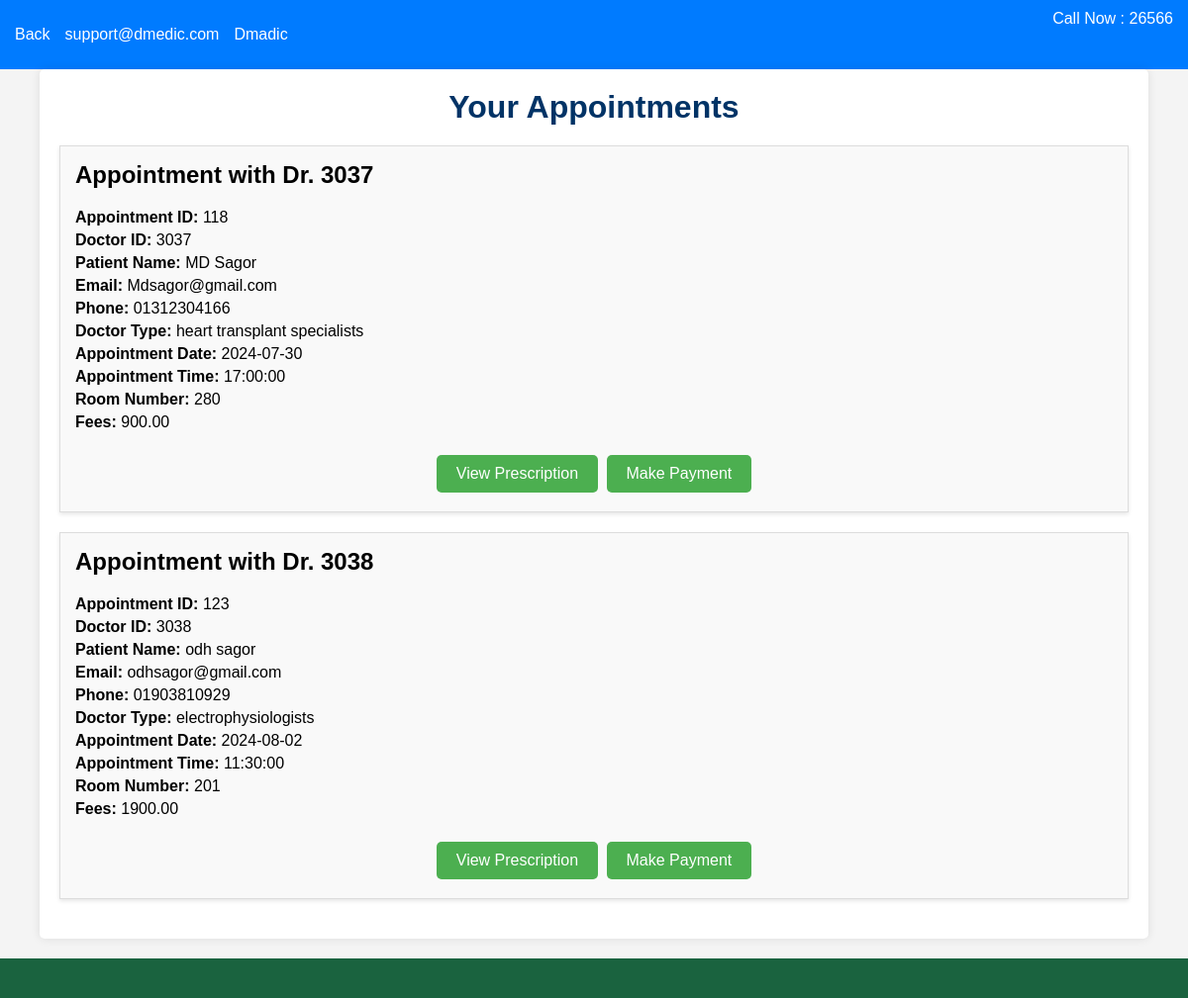
Page /mdobidulhuqsagor/patientViewAppointment.php (signed in) on the committed database.
### tables this page shows
CREATE TABLE `appointments` (
  `appointment_id` int(3) UNSIGNED ZEROFILL NOT NULL,
  `patient_id` int(6) UNSIGNED ZEROFILL DEFAULT NULL,
  `doctor_id` int(4) UNSIGNED DEFAULT NULL,
  `first_name` varchar(100) DEFAULT NULL,
  `last_name` varchar(100) DEFAULT NULL,
  `email` varchar(100) DEFAULT NULL,
  `phone` varchar(20) DEFAULT NULL,
  `doctor_type` varchar(50) DEFAULT NULL,
  `doctor_name` varchar(100) DEFAULT NULL,
  `appointment_date` date DEFAULT NULL,
  `appointment_time` time DEFAULT NULL,
  `room_number` varchar(10) DEFAULT NULL,
  `fees` decimal(10,2) DEFAULT NULL
);

### mdobidulhuqsagor/patientViewAppointment.php (the view, shortened to what this page needs)
<?php
$servername = "localhost";
$username = "root";
$password = "";
$dbname = "Dmedic";
try {
    $pdo = new PDO("mysql:host=$servername;dbname=$dbname", $username, $password);
    $pdo->setAttribute(PDO::ATTR_ERRMODE, PDO::ERRMODE_EXCEPTION);
    $patient_id = $_SESSION['patient_id'];
    $sql = $pdo->prepare("SELECT * FROM appointments WHERE patient_id = :patient_id");
    $sql->bindParam(':patient_id', $patient_id, PDO::PARAM_INT);
    $sql->execute();
    $appointments = $sql->fetchAll(PDO::FETCH_ASSOC);
} catch (PDOException $e) {
    echo "Database Error: " . $e->getMessage();
} catch (Exception $e) {
    echo "Error: " . $e->getMessage();
}
?>
<!DOCTYPE html>
<html lang="en">
<head>
    <link rel="stylesheet" href="../Sagor/cssSagor/patientAppoinmentFrom.css">
</head>
<body>
<header>
    <div class="header-top-bar">
        <div class="container">
            <div class="row align-items-center">
                <div class="col-lg-6">
                    <ul class="top-bar-info list-inline-item pl-0 mb-0">
                        <li class="list-inline-item">
                            <a href="javascript:history.back()">
                                <i class="icofont-rounded-left mr-2"></i>Back
                            </a>
                        </li>
                        <li class="list-inline-item">
                            <a href="mailto:support@dmedic.com">
                                <i class="icofont-support-faq mr-2"></i>support@dmedic.com
                            </a>
                        </li>
                        <li class="list-inline-item">
                            <i class="icofont-location-pin mr-2"></i>Dmadic
                        </li>
                    </ul>
                </div>
                <div class="col-lg-6">
                    <div class="text-lg-right top-right-bar mt-2 mt-lg-0">
                        <a href="tel:+23-345-67890">
                            <span>Call Now : </span>
                            <span class="h4">26566</span>
                        </a>
                    </div>
                </div>
            </div>
        </div>
    </div>
</header>
    <div class="main-container">
        <div class="line">
            <h1>Your Appointments</h1>
        </div>
        <?php if (count($appointments) > 0): ?>
            <?php foreach ($appointments as $appointment): ?>
                <div class="appointment-card">
                    <h2>Appointment with Dr. <?php echo htmlspecialchars($appointment['doctor_name']); ?></h2>
                    <p><strong>Appointment ID:</strong> <?php echo htmlspecialchars($appointment['appointment_id']); ?></p>
                    <p><strong>Doctor ID:</strong> <?php echo htmlspecialchars($appointment['doctor_id']); ?></p>
                    <p><strong>Patient Name:</strong> <?php echo htmlspecialchars($appointment['first_name'].' '.$appointment['last_name']); ?></p>
                    <p><strong>Email:</strong> <?php echo htmlspecialchars($appointment['email']); ?></p>
                    <p><strong>Phone:</strong> <?php echo htmlspecialchars($appointment['phone']); ?></p>
                    <p><strong>Doctor Type:</strong> <?php echo htmlspecialchars($appointment['doctor_type']); ?></p>
                    <p><strong>Appointment Date:</strong> <?php echo htmlspecialchars($appointment['appointment_date']); ?></p>
                    <p><strong>Appointment Time:</strong> <?php echo htmlspecialchars($appointment['appointment_time']); ?></p>
                    <p><strong>Room Number:</strong> <?php echo htmlspecialchars($appointment['room_number']); ?></p>
                    <p><strong>Fees:</strong> <?php echo htmlspecialchars($appointment['fees']); ?></p>
                    <div class="buttons-container">
                        <button onclick="window.location.href='patientViewPrescriptions.php?appointment_id=<?php echo htmlspecialchars($appointment['appointment_id']); ?>'">View Prescription</button>
                        <button onclick="window.location.href='payment.php?appointment_id=<?php echo htmlspecialchars($appointment['appointment_id']); ?>'">Make Payment</button>
                    </div>
                </div>
            <?php endforeach; ?>
        <?php else: ?>
            <p>No appointments found.</p>
        <?php endif; ?>
    </div>
    <footer>
    </footer>
</body>
</html>

### Sagor/cssSagor/patientAppoinmentFrom.css (style rules this page uses)
body { font-family: Arial, sans-serif; background-color: #f4f4f4; margin: 0; padding: 0; display: flex; flex-direction: column; align-items: center; }
header { background-color: #007bff; color: #fff; padding: 10px 0; width: 100%; }
.header-top-bar .container { display: flex; justify-content: space-between; align-items: center; padding: 0 15px; }
.header-top-bar .row { display: flex; justify-content: space-between; width: 100%; }
.header-top-bar .top-bar-info { list-style: none; padding-left: 0; display: flex; gap: 15px; }
.header-top-bar .top-bar-info a { color: #fff; text-decoration: none; }
.header-top-bar .top-right-bar { text-align: right; }
.header-top-bar .top-right-bar a { color: #fff; text-decoration: none; }
.main-container { background-color: #fff; padding: 20px; margin-top: 20px; border-radius: 5px; box-shadow: 0 0 10px rgba(0, 0, 0, 0.1); width: 90%; max-width: 600px; }
.line h1 { margin: 0 0 20px; text-align: center; color: #003366; }
footer { background-color: #1a633f; color: #fff; padding: 20px 0; width: 100%; margin-top: 20px; }

### mdobidulhuqsagor/patientViewAppointment.php (style rules this page uses)
body { font-family: Arial, sans-serif; margin: 0; padding: 0; background-color: #f4f4f4; }
.main-container { max-width: 1200px; margin: 0 auto; padding: 20px; background-color: #fff; box-shadow: 0 0 10px rgba(0, 0, 0, 0.1); }
.line h1 { text-align: center; margin-bottom: 20px; }
.appointment-card { border: 1px solid #ddd; padding: 15px; margin-bottom: 20px; background-color: #f9f9f9; box-shadow: 0 2px 4px rgba(0, 0, 0, 0.1); }
.appointment-card h2 { margin-top: 0; }
.appointment-card p { margin: 5px 0; }
.buttons-container { text-align: center; margin-top: 20px; }
.buttons-container button { background-color: #4CAF50; color: white; border: none; padding: 10px 20px; text-align: center; text-decoration: none; display: inline-block; font-size: 16px; margin: 4px 2px; cursor: pointer; border-radius: 5px; }

### rows in the picture
appointments: doctor_name "3037", appointment_id "118", doctor "3037", first_name+last_name "MD Sagor", email "Mdsagor@gmail.com", phone "01312304166", doctor_type "heart transplant specialists", appointment_date "2024-07-30", appointment_time "17:00:00", room_number "280", fees "900.00"
appointments: doctor_name "3038", appointment_id "123", doctor "3038", first_name+last_name "odh sagor", email "odhsagor@gmail.com", phone "01903810929", doctor_type "electrophysiologists", appointment_date "2024-08-02", appointment_time "11:30:00", room_number "201", fees "1900.00"
